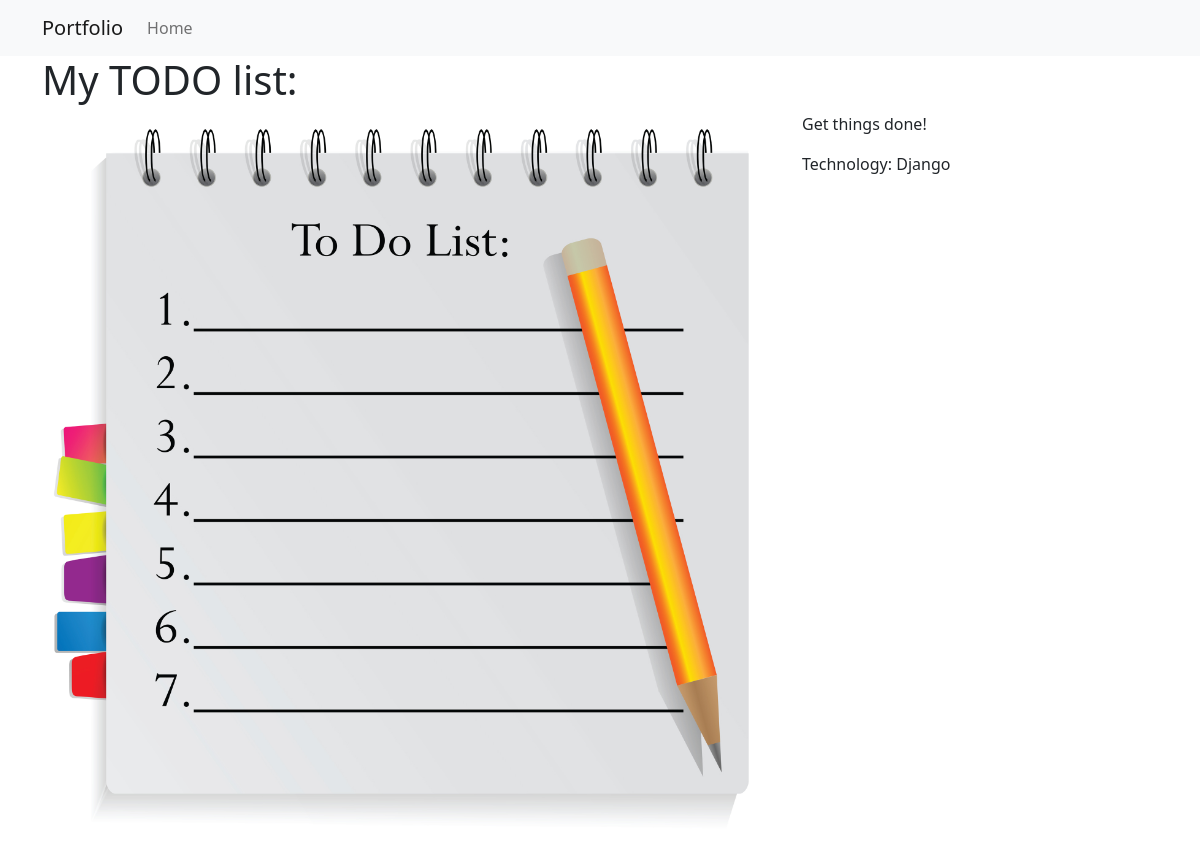
The app's page /projects/2 with its own data.
### projects/models.py (models this page shows)
class Project(models.Model):
    title = models.CharField(max_length=100)
    description = models.TextField()
    technology = models.CharField(max_length=20)
    image = models.CharField(max_length=100)

### projects/views.py (the view)
# urls.py: path('<int:pk>', views.project_detail, name="project_detail")
def project_detail(request, pk):
    project = Project.objects.get(pk=pk)
    return render(request, 'projects/project_detail.html', {"project": project})

### projects/templates/projects/project_detail.html
{% extends 'projects/base.html' %}
{% load static %}
{% block content %}
    <div class="row">
        <h1>{{ project.title }}:</h1>
        <div class="col-md-8">
            {% with "/projects/img/"|add:project.image as image_path %}
            <img src="{% static image_path  %}", alt= {{ project.description }} width="100%">
            {% endwith %}
        </div>
        <div class="col-md-4">
            <p> {{ project.description }} </p>
            <p> Technology: {{ project.technology }} </p>
        </div>
    </div>
{% endblock %}

### records on screen
Project: title "My TODO list", description "Get things done!", technology "Django"
